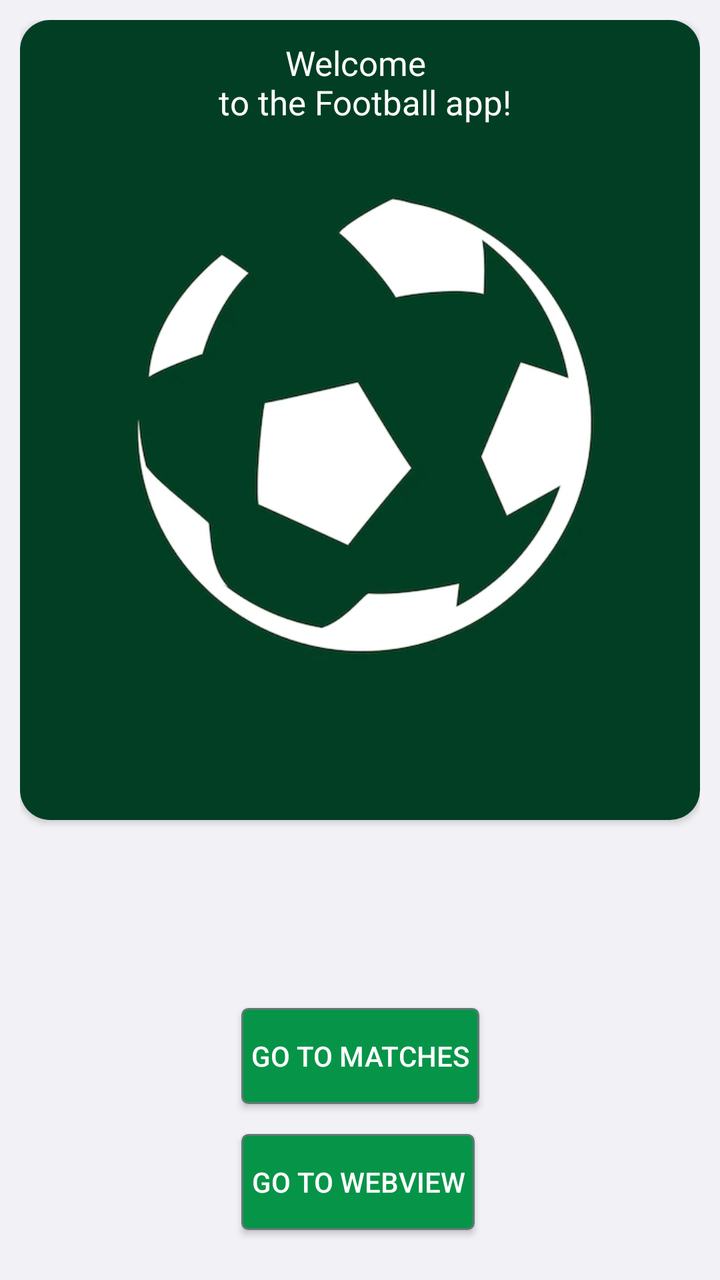
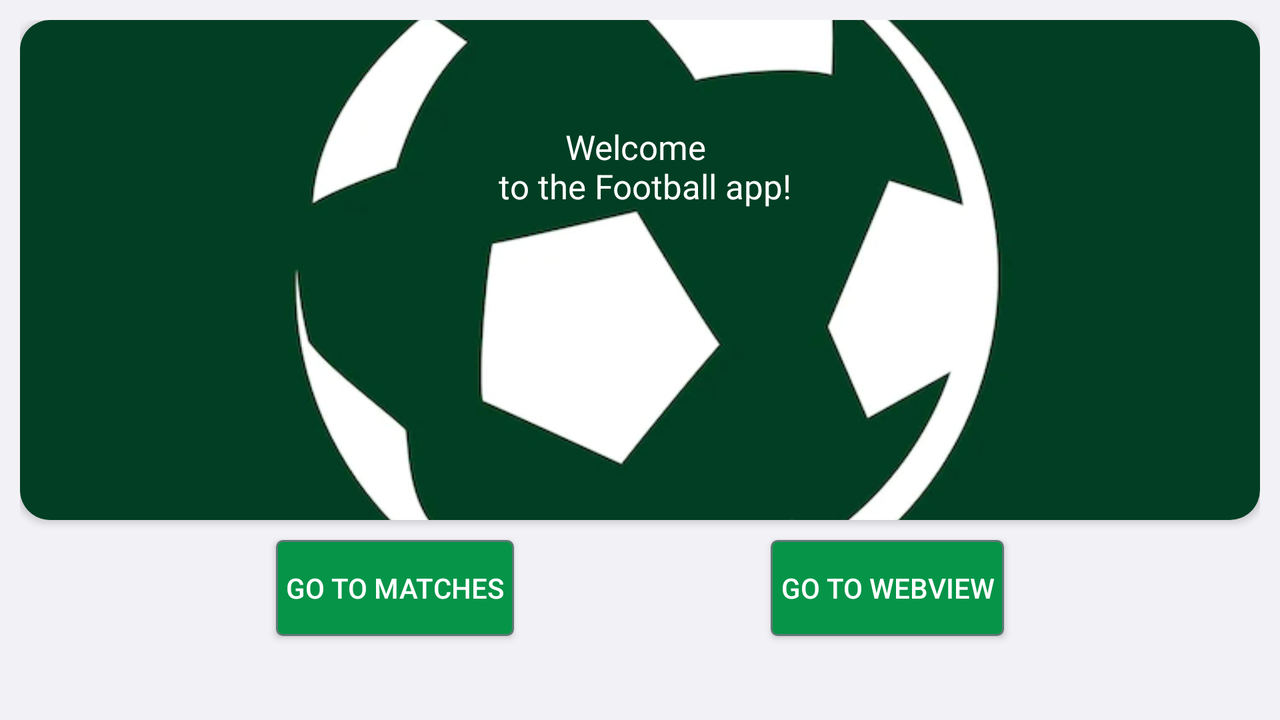

One screen, two layout resources from the same app: the default and the repository's alternative for another configuration. Each is rendered where Android would select it; the XML of both is given below.
<!-- AndroidManifest.xml: application theme Theme.FootballMatchTrackerTest -->
<!-- res/layout/fragment_splash.xml -->
<?xml version="1.0" encoding="utf-8"?>
<androidx.constraintlayout.widget.ConstraintLayout xmlns:android="http://schemas.android.com/apk/res/android"
    xmlns:app="http://schemas.android.com/apk/res-auto"
    xmlns:tools="http://schemas.android.com/tools"
    android:layout_width="match_parent"
    android:layout_height="match_parent"
    android:padding="10dp"
    android:background="#F2F1F6"
    tools:context=".ui.fragments.SplashFragment">

    <androidx.cardview.widget.CardView
        android:layout_width="0dp"
        android:layout_height="400dp"
        app:cardCornerRadius="15dp"
        app:layout_constraintEnd_toEndOf="parent"
        app:layout_constraintStart_toStartOf="parent"
        app:layout_constraintTop_toTopOf="parent">

        <androidx.constraintlayout.widget.ConstraintLayout
            android:layout_width="match_parent"
            android:layout_height="match_parent">

            <ImageView
                android:id="@+id/imageView3"
                android:layout_width="wrap_content"
                android:layout_height="match_parent"
                android:scaleType="centerCrop"
                android:src="@drawable/football_green_bg"
                app:layout_constraintEnd_toEndOf="parent"
                app:layout_constraintStart_toStartOf="parent"
                app:layout_constraintTop_toTopOf="parent" />

            <TextView
                android:id="@+id/textView2"
                android:layout_width="wrap_content"
                android:layout_height="wrap_content"
                android:layout_marginTop="10dp"
                android:text="Welcome \n to the Football app!"
                android:textSize="17sp"
                android:gravity="center"
                android:textColor="@color/white"
                app:layout_constraintEnd_toEndOf="@+id/imageView3"
                app:layout_constraintStart_toStartOf="parent"
                app:layout_constraintTop_toTopOf="parent" />
        </androidx.constraintlayout.widget.ConstraintLayout>

    </androidx.cardview.widget.CardView>

    <Button
        android:id="@+id/btnGoToMatches"
        android:layout_width="wrap_content"
        android:layout_height="wrap_content"
        android:layout_marginBottom="15dp"
        android:background="@drawable/my_button"
        android:padding="5dp"
        android:text="Go To Matches"
        android:textColor="@color/white"
        app:layout_constraintBottom_toTopOf="@+id/btnGoToWebView"
        app:layout_constraintEnd_toEndOf="parent"
        app:layout_constraintStart_toStartOf="parent" />

    <Button
        android:id="@+id/btnGoToWebView"
        android:layout_width="wrap_content"
        android:layout_height="wrap_content"
        android:layout_marginBottom="15dp"
        android:background="@drawable/my_button"
        android:padding="5dp"
        android:text="Go To WebView"
        android:textColor="@color/white"
        app:layout_constraintBottom_toBottomOf="parent"
        app:layout_constraintEnd_toEndOf="@+id/btnGoToMatches"
        app:layout_constraintHorizontal_bias="0.0"
        app:layout_constraintStart_toStartOf="@+id/btnGoToMatches" />

</androidx.constraintlayout.widget.ConstraintLayout>
<!-- resources referenced by this layout -->
<resources>
  <color name="white">#FFFFFFFF</color>
  <!-- drawable football_green_bg: png bitmap (drawable, 68716 bytes) -->
  <!-- drawable my_button (drawable) -->
  <?xml version="1.0" encoding="utf-8"?>
  <selector xmlns:android="http://schemas.android.com/apk/res/android" >
      <item android:state_pressed="true" >
          <shape android:shape="rectangle"  >
              <corners android:radius="3dip" />
              <stroke android:width="1dip" android:color="#5e7974" />
              <gradient android:angle="-90" android:startColor="#069448" android:endColor="#069448"  />
          </shape>
      </item>
      <item android:state_focused="true">
          <shape android:shape="rectangle"  >
              <corners android:radius="3dip" />
              <stroke android:width="1dip" android:color="#5e7974" />
              <solid android:color="#069448"/>
          </shape>
      </item>
      <item >
          <shape android:shape="rectangle"  >
              <corners android:radius="3dip" />
              <stroke android:width="1dip" android:color="#5e7974" />
              <gradient android:angle="-90" android:startColor="#069448" android:endColor="#069448" />
          </shape>
      </item>
  </selector>
  <style name="Theme.FootballMatchTrackerTest" parent="Theme.AppCompat.Light.NoActionBar">
          
          <item name="colorPrimary">@color/purple_500</item>
          <item name="colorPrimaryVariant">@color/blue</item>
          <item name="colorOnPrimary">@color/white</item>
          
          <item name="colorSecondary">@color/teal_200</item>
          <item name="colorSecondaryVariant">@color/teal_700</item>
          <item name="colorOnSecondary">@color/black</item>
          
          <item name="android:statusBarColor">?attr/colorPrimaryVariant</item>
          
      </style>
  <color name="purple_500">#FF6200EE</color>
  <color name="blue">#1345A6</color>
  <color name="teal_200">#FF03DAC5</color>
  <color name="teal_700">#FF018786</color>
  <color name="black">#FF000000</color>
</resources>
<!-- res/layout-land/fragment_splash.xml (the repository's variant of the layout above) -->
<!-- drawn on the phone turned sideways -->
<?xml version="1.0" encoding="utf-8"?>
<androidx.constraintlayout.widget.ConstraintLayout xmlns:android="http://schemas.android.com/apk/res/android"
    xmlns:app="http://schemas.android.com/apk/res-auto"
    xmlns:tools="http://schemas.android.com/tools"
    android:layout_width="match_parent"
    android:layout_height="match_parent"
    android:background="#F2F1F6"
    android:padding="10dp"
    tools:context=".ui.fragments.SplashFragment">

    <androidx.cardview.widget.CardView
        android:id="@+id/cardView"
        android:layout_width="0dp"
        android:layout_height="0dp"
        android:layout_marginBottom="10dp"
        app:cardCornerRadius="15dp"
        app:layout_constraintBottom_toTopOf="@+id/btnGoToMatches"
        app:layout_constraintEnd_toEndOf="parent"
        app:layout_constraintStart_toStartOf="parent"
        app:layout_constraintTop_toTopOf="parent">

        <androidx.constraintlayout.widget.ConstraintLayout
            android:layout_width="match_parent"
            android:layout_height="match_parent">

            <ImageView
                android:id="@+id/imageView3"
                android:layout_width="match_parent"
                android:layout_height="match_parent"
                android:scaleType="centerCrop"
                android:src="@drawable/football_green_bg"
                app:layout_constraintBottom_toBottomOf="parent"
                app:layout_constraintEnd_toEndOf="parent"
                app:layout_constraintStart_toStartOf="parent"
                app:layout_constraintTop_toTopOf="parent" />

            <TextView
                android:id="@+id/textView3"
                android:layout_width="wrap_content"
                android:layout_height="wrap_content"
                android:layout_marginTop="52dp"
                android:gravity="center"
                android:text="Welcome \n to the Football app!"
                android:textColor="@color/white"
                android:textSize="17sp"
                app:layout_constraintEnd_toEndOf="@+id/imageView3"
                app:layout_constraintStart_toStartOf="parent"
                app:layout_constraintTop_toTopOf="parent" />
        </androidx.constraintlayout.widget.ConstraintLayout>

    </androidx.cardview.widget.CardView>

    <Button
        android:id="@+id/btnGoToMatches"
        android:layout_width="wrap_content"
        android:layout_height="wrap_content"
        android:background="@drawable/my_button"
        android:padding="5dp"
        android:text="Go To Matches"
        android:textColor="@color/white"
        app:layout_constraintBottom_toBottomOf="@+id/btnGoToWebView"
        app:layout_constraintEnd_toStartOf="@+id/btnGoToWebView"
        app:layout_constraintHorizontal_bias="0.5"
        app:layout_constraintStart_toStartOf="parent" />

    <Button
        android:id="@+id/btnGoToWebView"
        android:layout_width="wrap_content"
        android:layout_height="wrap_content"
        android:layout_marginBottom="32dp"
        android:background="@drawable/my_button"
        android:padding="5dp"
        android:text="Go To WebView"
        android:textColor="@color/white"
        app:layout_constraintBottom_toBottomOf="parent"
        app:layout_constraintEnd_toEndOf="parent"
        app:layout_constraintHorizontal_bias="0.5"
        app:layout_constraintStart_toEndOf="@+id/btnGoToMatches" />

</androidx.constraintlayout.widget.ConstraintLayout>
